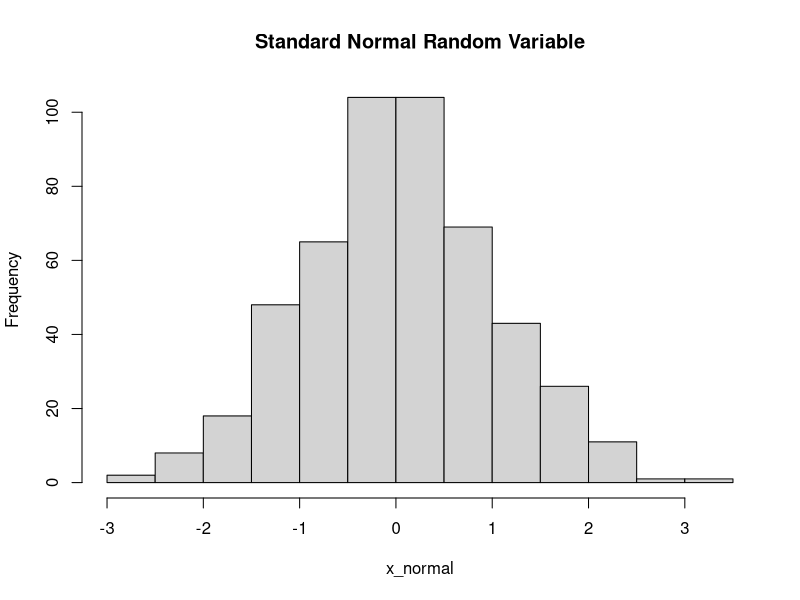
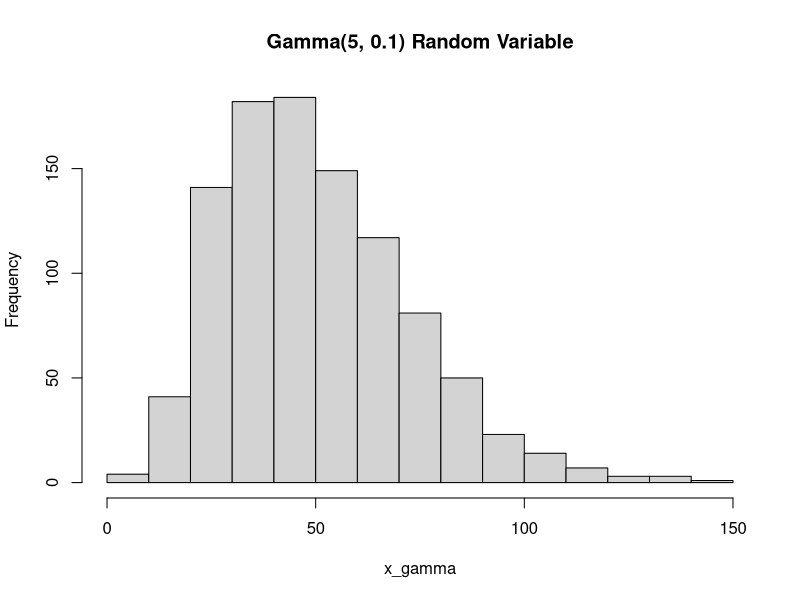
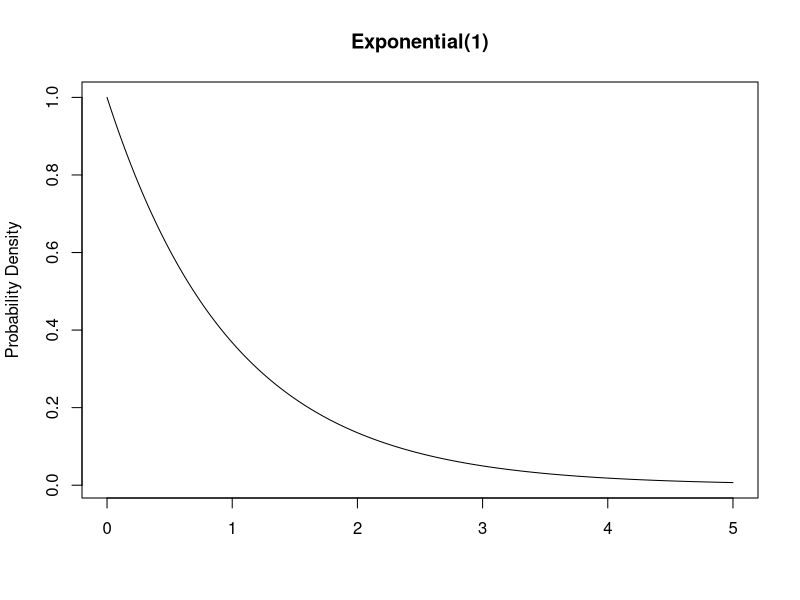
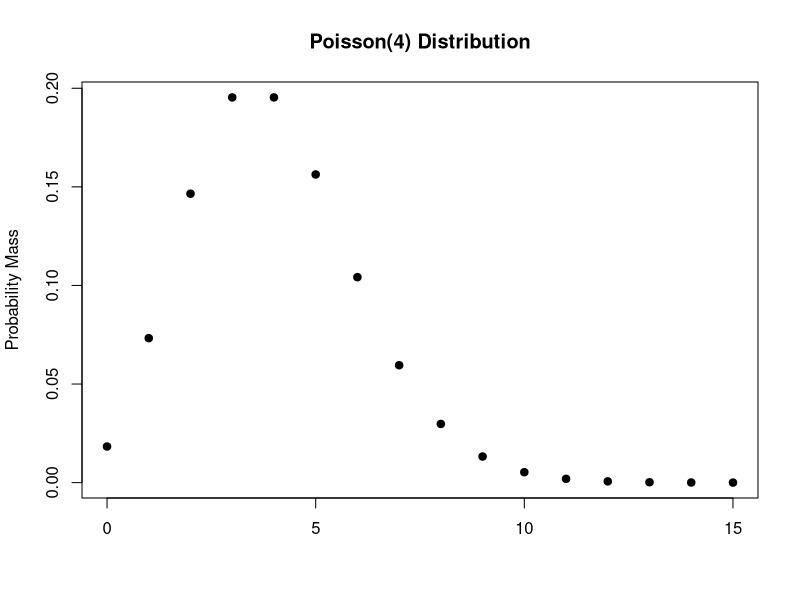
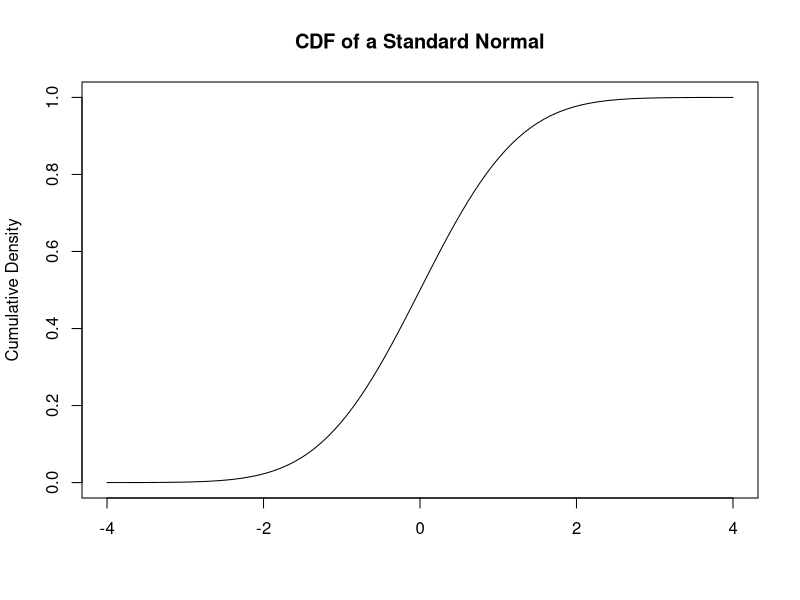
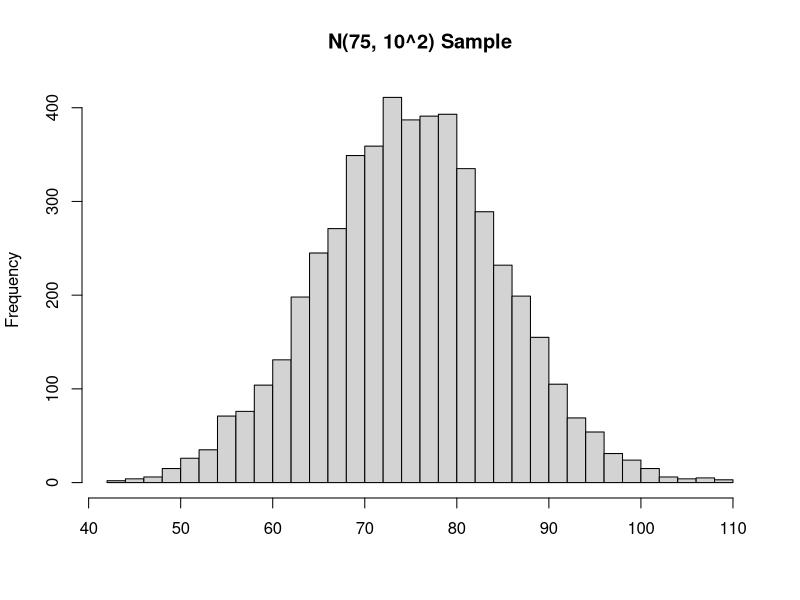
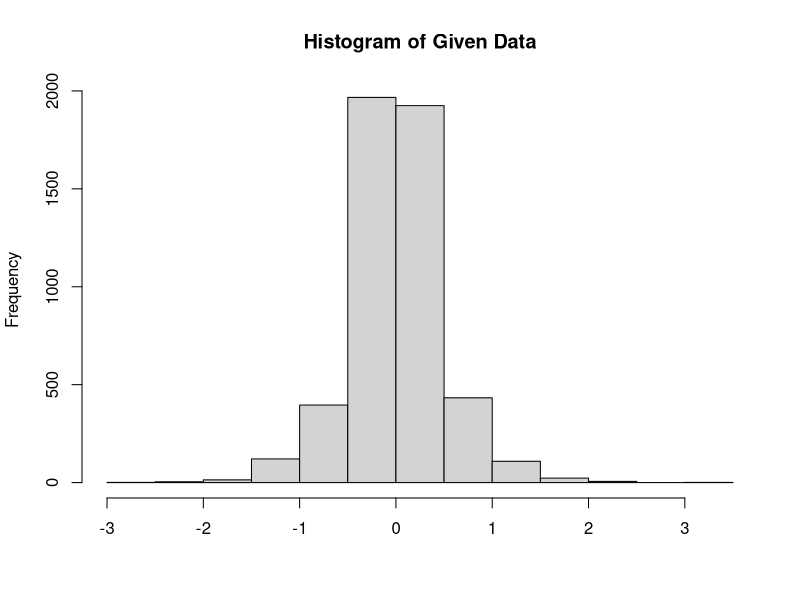
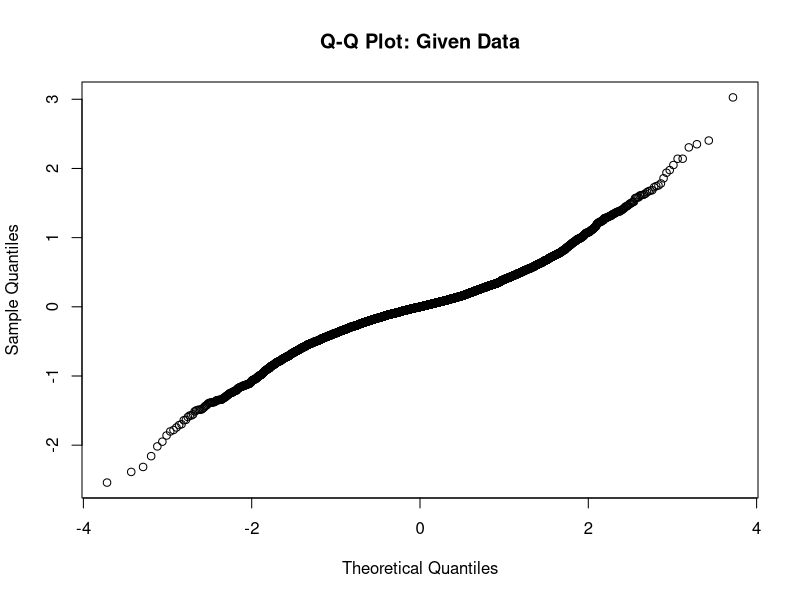

Source code (R) for these figures, in order:
## ---- chunk 1
x <- c(1, 3, 5, 7, 9)


cumsum(x)
## ---- chunk 2
factorial(5) # Returns 5! = 5 * 4 * 3 * 2 * 1 = 120
## ---- chunk 3
x <- c(0, 1, 3, 5) 

factorial(x) # Returns factorial of each entry of x
## ---- chunk 4
factorial(-0.5) # This returns the square root of pi
## ---- chunk 5
choose(10, 5) # Returns 10 choose 5
## ---- chunk 6
set.seed(123)

x_normal <- rnorm(500, mean = 0, sd = 1) # Draw 500 samples from the standard normal distribution

head(x_normal) # Look at the first 6 draws

hist(x_normal, main = "Standard Normal Random Variable")
## ---- chunk 7

set.seed(456)

x_gamma = rgamma(n = 1000, shape = 5, rate = 0.1) # Draw 1000 samples from the Gamma(5, 0.1) distribution

head(x_gamma) # Look at the first 6 draws

hist(x_gamma, main = "Gamma(5, 0.1) Random Variable")
## ---- chunk 8
x_axis = seq(0, 5, length = 500)

y_axis = dexp(x_axis, rate = 1) # Denisty of a Exponential(1) Distribution

plot(x_axis, y_axis, type = "l", ylab = "Probability Density", xlab = "",
     main = "Exponential(1)")
## ---- chunk 9
x_axis = 0:15

y_axis = dpois(x_axis, lambda = 4)

plot(x_axis, y_axis, type = "p", pch = 19, ylab = "Probability Mass", xlab = "", 
     main = "Poisson(4) Distribution")
## ---- chunk 10
pnorm(1.96, mean = 0, sd = 1) # P(Z <= 1.96) for Z ~ N(0, 1)

pgeom(20, prob = 0.1) - pgeom(10, prob = 0.1) # P(10 <= X <= 20) for X ~ Geometric(0.1)
## ---- chunk 11
x_axis = seq(-4, 4, length = 100)

cdf_vals = pnorm(x_axis, mean = 0, sd = 1)

plot(x_axis, cdf_vals, type = "l", ylim = c(0,1), xlab = "", ylab = "Cumulative Density",
     main = "CDF of a Standard Normal")
## ---- chunk 12
p = pnorm(1.96, mean = 0, sd = 1) # calculate p = P(Z <= 1.96) for Z ~ N(0,1)

qnorm(p, mean = 0, sd = 1) # This will return 1.96


qnbinom(.90, size = 10, prob = .25) # 90-th percetile of a NegBinom(10, 0.25) distribution
## ---- chunk 13
set.seed(123)

# Define mu and sigma
mu = 75
sigma_sqr = 10^2

# Draw 5000 samples from the N(mu, sigma^2) distribution
n = 5000
X_samples = rnorm(n, mean = mu, sd = sqrt(sigma_sqr)) # Remember that R takes standard deviation (not variance!)

# Let's look at our samples (adding more breaks adds additional histogram bars)
hist(X_samples, main = "N(75, 10^2) Sample", xlab = "", breaks = 25) 
## ---- chunk 14
sum(X_samples < 95)
mean(X_samples < 95)
## ---- chunk 15
pnorm(q = 95, mean = mu, sd = sqrt(sigma_sqr))
## ---- chunk 16
z_score = (95 - mu)/sqrt(sigma_sqr)

pnorm(q = z_score) # The default values of mean and sd are 0 and 1 respectively. 
## ---- chunk 17
qnorm(p = 0.8, mean = mu, sd = sqrt(sigma_sqr))
## ---- chunk 18
mu + sqrt(sigma_sqr) * qnorm(p = 0.8) # The default values of mean and sd are 0 and 1 respectively. 
## ---- chunk 19
sum(X_samples < 83.41621)
mean(X_samples < 83.41621)
## ---- chunk 20
set.seed(123)
given_data = rexp(5000, 3)
given_data = sign(rnorm(5000)) * given_data
## ---- chunk 21
hist(given_data, main = "Histogram of Given Data", xlab = "")
## ---- chunk 22
qqnorm(given_data, main = "Q-Q Plot: Given Data")
## ---- chunk 23
qqnorm(given_data, main = "Q-Q Plot: Given Data")
qqline(given_data, col = "blue", lwd = 2)
## ---- chunk 24
set.seed(123)

normal_data = rnorm(5000, mean = -10, sd = 2) # N(-10, 2^2) data

qqnorm(normal_data, main = "Q-Q Plot: Normal Data")
qqline(normal_data, col = "blue", lwd = 2)
## ---- chunk 25
matrix(data = 1:12, nrow = 3) # This returns a matrix containing the numbers 1 through 12 
## ---- chunk 26
matrix(data = 1:12, ncol = 3)
## ---- chunk 27
matrix(data = 1:12, ncol = 3, byrow = TRUE)
## ---- chunk 28
x = c(1, 2, 3, 4, 5)

mean(x) # returns (1 + 2 + 3 + 4 + 5)/5
## ---- chunk 29
x = c(1, 2, 3, 4, 5)

print(x - mean(x)) # Subtract the mean

print( (x - mean(x))^2 ) # square each value

print( sum((x - mean(x))^2) ) # sum them up

print( sum((x - mean(x))^2)/(length(x) - 1) ) # divide by n - 1

print( sqrt(sum((x - mean(x))^2)/(length(x) - 1)) ) # take the square root

print( sd(x) ) # Does all of this in one step
## ---- chunk 30
MAT <- matrix(1:12, nrow = 3)

MAT
## ---- chunk 31
apply(X = MAT, MARGIN = 1, FUN = sum)
## ---- chunk 32
apply(X = MAT, MARGIN = 2, FUN = sum)
## ---- chunk 33
apply(X = MAT, MARGIN = 2, FUN = mean) # column-wise means
## ---- chunk 34
apply(X = MAT, MARGIN = 1, FUN = sd) # row-wise standard deviation
